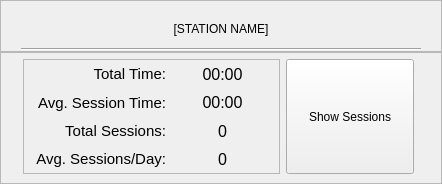
<?xml version="1.0" encoding="UTF-8"?>
<ui version="4.0">
 <class>frame_statistics_1</class>
 <widget class="QWidget" name="frame_statistics_9">
  <property name="geometry">
   <rect>
    <x>0</x>
    <y>0</y>
    <width>442</width>
    <height>184</height>
   </rect>
  </property>
  <property name="minimumSize">
   <size>
    <width>430</width>
    <height>170</height>
   </size>
  </property>
  <property name="maximumSize">
   <size>
    <width>510</width>
    <height>220</height>
   </size>
  </property>
  <property name="windowTitle">
   <string>Form</string>
  </property>
  <property name="styleSheet">
   <string notr="true">QWidget {
	font: 12pt &quot;Segoe UI&quot;;
}
QWidget[statisticsFrame=&quot;true&quot;] {
	background-color: rgb(236, 236, 236);
	border: 1px solid  rgb(90, 90, 90);
}
QWidget[label=&quot;true&quot;] {
	font: 11pt &quot;Segoe UI&quot;;
}
QWidget[row_even=&quot;true&quot;] {
	background-color: rgb(236, 236, 236);
}
QWidget[row_odd=&quot;true&quot;] {
	background-color: rgb(220, 220, 220);
}</string>
  </property>
  <property name="statisticsFrame" stdset="0">
   <bool>true</bool>
  </property>
  <layout class="QVBoxLayout" name="verticalLayout" stretch="0,0">
   <property name="spacing">
    <number>0</number>
   </property>
   <property name="leftMargin">
    <number>0</number>
   </property>
   <property name="topMargin">
    <number>0</number>
   </property>
   <property name="rightMargin">
    <number>0</number>
   </property>
   <property name="bottomMargin">
    <number>0</number>
   </property>
   <item>
    <widget class="QFrame" name="frame_statistics_info_9">
     <property name="minimumSize">
      <size>
       <width>0</width>
       <height>52</height>
      </size>
     </property>
     <property name="maximumSize">
      <size>
       <width>16777215</width>
       <height>52</height>
      </size>
     </property>
     <property name="frameShape">
      <enum>QFrame::StyledPanel</enum>
     </property>
     <property name="frameShadow">
      <enum>QFrame::Raised</enum>
     </property>
     <layout class="QVBoxLayout" name="verticalLayout_2">
      <property name="spacing">
       <number>10</number>
      </property>
      <property name="leftMargin">
       <number>20</number>
      </property>
      <property name="topMargin">
       <number>13</number>
      </property>
      <property name="rightMargin">
       <number>20</number>
      </property>
      <property name="bottomMargin">
       <number>0</number>
      </property>
      <item>
       <widget class="QLabel" name="label_statistics_deviceName_9">
        <property name="minimumSize">
         <size>
          <width>0</width>
          <height>30</height>
         </size>
        </property>
        <property name="styleSheet">
         <string notr="true">font: 13pt &quot;Segoe UI&quot;;</string>
        </property>
        <property name="text">
         <string>[STATION NAME]</string>
        </property>
        <property name="alignment">
         <set>Qt::AlignCenter</set>
        </property>
        <property name="wordWrap">
         <bool>true</bool>
        </property>
       </widget>
      </item>
      <item>
       <widget class="Line" name="line_statistics_9">
        <property name="orientation">
         <enum>Qt::Horizontal</enum>
        </property>
       </widget>
      </item>
     </layout>
    </widget>
   </item>
   <item>
    <widget class="QFrame" name="frame_statistics_contents_9">
     <property name="frameShape">
      <enum>QFrame::StyledPanel</enum>
     </property>
     <property name="frameShadow">
      <enum>QFrame::Raised</enum>
     </property>
     <layout class="QGridLayout" name="gridLayout">
      <property name="leftMargin">
       <number>22</number>
      </property>
      <property name="topMargin">
       <number>6</number>
      </property>
      <property name="rightMargin">
       <number>27</number>
      </property>
      <property name="bottomMargin">
       <number>9</number>
      </property>
      <item row="0" column="0" colspan="2">
       <widget class="QFrame" name="frame_statistics_table_9">
        <property name="frameShape">
         <enum>QFrame::StyledPanel</enum>
        </property>
        <property name="frameShadow">
         <enum>QFrame::Raised</enum>
        </property>
        <layout class="QGridLayout" name="gridLayout_2" columnstretch="5,4">
         <property name="sizeConstraint">
          <enum>QLayout::SetDefaultConstraint</enum>
         </property>
         <property name="leftMargin">
          <number>0</number>
         </property>
         <property name="topMargin">
          <number>0</number>
         </property>
         <property name="rightMargin">
          <number>0</number>
         </property>
         <property name="bottomMargin">
          <number>0</number>
         </property>
         <property name="spacing">
          <number>0</number>
         </property>
         <item row="0" column="0">
          <widget class="QLabel" name="label_statistics_totalTime_9">
           <property name="sizePolicy">
            <sizepolicy hsizetype="Minimum" vsizetype="Preferred">
             <horstretch>0</horstretch>
             <verstretch>0</verstretch>
            </sizepolicy>
           </property>
           <property name="font">
            <font>
             <family>Segoe UI</family>
             <pointsize>11</pointsize>
             <weight>50</weight>
             <italic>false</italic>
             <bold>false</bold>
            </font>
           </property>
           <property name="styleSheet">
            <string notr="true"/>
           </property>
           <property name="text">
            <string>Total Time:</string>
           </property>
           <property name="alignment">
            <set>Qt::AlignRight|Qt::AlignTrailing|Qt::AlignVCenter</set>
           </property>
           <property name="indent">
            <number>0</number>
           </property>
           <property name="label" stdset="0">
            <bool>true</bool>
           </property>
           <property name="row_odd" stdset="0">
            <bool>true</bool>
           </property>
          </widget>
         </item>
         <item row="0" column="1">
          <widget class="QLabel" name="label_statistics_totalTimeValue_9">
           <property name="font">
            <font>
             <family>Segoe UI</family>
             <pointsize>12</pointsize>
             <weight>50</weight>
             <italic>false</italic>
             <bold>false</bold>
            </font>
           </property>
           <property name="styleSheet">
            <string notr="true"/>
           </property>
           <property name="text">
            <string>00:00</string>
           </property>
           <property name="alignment">
            <set>Qt::AlignCenter</set>
           </property>
           <property name="row_odd" stdset="0">
            <bool>true</bool>
           </property>
          </widget>
         </item>
         <item row="1" column="0">
          <widget class="QLabel" name="label_statistics_avgSessionTime_9">
           <property name="font">
            <font>
             <family>Segoe UI</family>
             <pointsize>11</pointsize>
             <weight>50</weight>
             <italic>false</italic>
             <bold>false</bold>
            </font>
           </property>
           <property name="styleSheet">
            <string notr="true"/>
           </property>
           <property name="text">
            <string>Avg. Session Time:</string>
           </property>
           <property name="alignment">
            <set>Qt::AlignRight|Qt::AlignTrailing|Qt::AlignVCenter</set>
           </property>
           <property name="indent">
            <number>0</number>
           </property>
           <property name="label" stdset="0">
            <bool>true</bool>
           </property>
           <property name="row_even" stdset="0">
            <bool>true</bool>
           </property>
          </widget>
         </item>
         <item row="1" column="1">
          <widget class="QLabel" name="label_statistics_avgSessionTimeValue_9">
           <property name="font">
            <font>
             <family>Segoe UI</family>
             <pointsize>12</pointsize>
             <weight>50</weight>
             <italic>false</italic>
             <bold>false</bold>
            </font>
           </property>
           <property name="styleSheet">
            <string/>
           </property>
           <property name="text">
            <string>00:00</string>
           </property>
           <property name="alignment">
            <set>Qt::AlignCenter</set>
           </property>
           <property name="row_even" stdset="0">
            <bool>true</bool>
           </property>
          </widget>
         </item>
         <item row="2" column="0">
          <widget class="QLabel" name="label_statistics_totalSessions_9">
           <property name="font">
            <font>
             <family>Segoe UI</family>
             <pointsize>11</pointsize>
             <weight>50</weight>
             <italic>false</italic>
             <bold>false</bold>
            </font>
           </property>
           <property name="styleSheet">
            <string notr="true"/>
           </property>
           <property name="text">
            <string>Total Sessions:</string>
           </property>
           <property name="alignment">
            <set>Qt::AlignRight|Qt::AlignTrailing|Qt::AlignVCenter</set>
           </property>
           <property name="indent">
            <number>0</number>
           </property>
           <property name="label" stdset="0">
            <bool>true</bool>
           </property>
           <property name="row_odd" stdset="0">
            <bool>true</bool>
           </property>
          </widget>
         </item>
         <item row="2" column="1">
          <widget class="QLabel" name="label_statistics_totalSessionsValue_9">
           <property name="font">
            <font>
             <family>Segoe UI</family>
             <pointsize>12</pointsize>
             <weight>50</weight>
             <italic>false</italic>
             <bold>false</bold>
            </font>
           </property>
           <property name="styleSheet">
            <string notr="true"/>
           </property>
           <property name="text">
            <string>0</string>
           </property>
           <property name="alignment">
            <set>Qt::AlignCenter</set>
           </property>
           <property name="row_odd" stdset="0">
            <bool>true</bool>
           </property>
          </widget>
         </item>
         <item row="3" column="0">
          <widget class="QLabel" name="label_statistics_avgSessionDay_9">
           <property name="font">
            <font>
             <family>Segoe UI</family>
             <pointsize>11</pointsize>
             <weight>50</weight>
             <italic>false</italic>
             <bold>false</bold>
            </font>
           </property>
           <property name="styleSheet">
            <string notr="true"/>
           </property>
           <property name="text">
            <string>Avg. Sessions/Day:</string>
           </property>
           <property name="alignment">
            <set>Qt::AlignRight|Qt::AlignTrailing|Qt::AlignVCenter</set>
           </property>
           <property name="indent">
            <number>0</number>
           </property>
           <property name="label" stdset="0">
            <bool>true</bool>
           </property>
           <property name="row_even" stdset="0">
            <bool>true</bool>
           </property>
          </widget>
         </item>
         <item row="3" column="1">
          <widget class="QLabel" name="label_statistics_avgSessionDayValue_9">
           <property name="font">
            <font>
             <family>Segoe UI</family>
             <pointsize>12</pointsize>
             <weight>50</weight>
             <italic>false</italic>
             <bold>false</bold>
            </font>
           </property>
           <property name="styleSheet">
            <string/>
           </property>
           <property name="text">
            <string>0</string>
           </property>
           <property name="alignment">
            <set>Qt::AlignCenter</set>
           </property>
           <property name="row_even" stdset="0">
            <bool>true</bool>
           </property>
          </widget>
         </item>
        </layout>
       </widget>
      </item>
      <item row="0" column="2">
       <widget class="QPushButton" name="pushButton_statistics_showSessions_9">
        <property name="sizePolicy">
         <sizepolicy hsizetype="Minimum" vsizetype="Preferred">
          <horstretch>0</horstretch>
          <verstretch>0</verstretch>
         </sizepolicy>
        </property>
        <property name="text">
         <string>Show Sessions</string>
        </property>
       </widget>
      </item>
     </layout>
    </widget>
   </item>
  </layout>
 </widget>
 <resources/>
 <connections/>
</ui>
